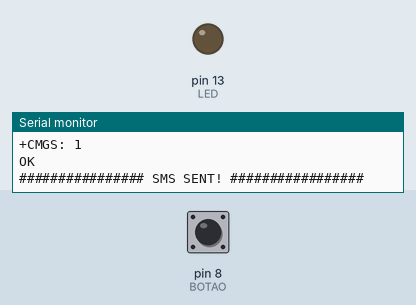
Recording of a sketch running on a simulated Arduino Uno, built with avr-gcc and run on an emulated ATmega328P. Shown: output pins drawn as LEDs (lit = HIGH), the last lines printed to the serial monitor. The test bench sets the inputs (shaded band); at power-on: pin 8 (BOTAO) HIGH. The modem accepts every AT command (registered, SIM ready, sends succeed) and sends nothing else.

Above: at 10.3 s.
10.4 s: pin 8 (BOTAO) pulled LOW for 0.15 s
At 17.86 s:
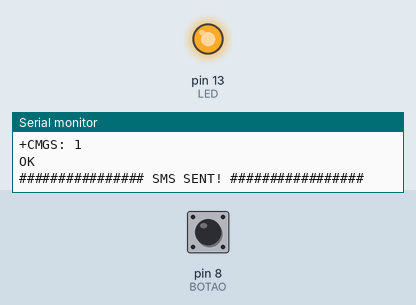
Timing chart, 0 to 18.0 s (numbered marks = the images above; inputs shaded):
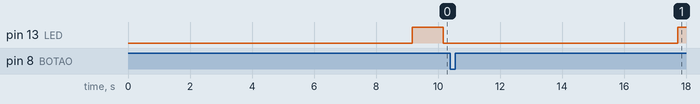

The sketch:

GSM_SMS_SENDER.ino
```cpp
/**
 * AUTHOR: Erivelto Clénio da Costa e Silva (OTLEVIRE)
 * IMPLEMENTED DATE: 11/07/2023
 * Objective: This is a basic program to test every kind of GSM module like SIM800L, SIM900, SIM808, A6 MINI etc.
 * NOTE: For SIM800L, SIM900, and SIM808 default BAUD RATE is 9600. And for AG MINI default BAUD RATE is 115200.
 * MICROCONTROLLER USED: Arduino Uno
*/


////////////////////////////// LIBRARIES ////////////////////////////////
#include <String.h>
#include <SoftwareSerial.h>
/////////////////////////////////////////////////////////////////////////

//////////////////////////////// DEFINITIONS ////////////////////////////
#define BOTAO 8
#define LED 13
#define RX 2
#define TX 3
#define GSM_BAUD_RATE 9600
#define SERIAL_BAUD_RATE 9600
/////////////////////////////////////////////////////////////////////////

////////////////////////////// GLOBAL VARIEBLES ////////////////////////
int num = 0;
long int tempoDelay = 0;
const String PHONE_NUMBER = "+244940811141";
////////////////////////////////////////////////////////////////////////

////////////////////////////// OBEJECTS ////////////////////////////////
SoftwareSerial gsm(RX, TX); // RX, TX
////////////////////////////////////////////////////////////////////////


////////////////////////////////////////////////////////////////////////
void setup() {
  pinMode(LED, OUTPUT);
  pinMode(BOTAO, INPUT_PULLUP);
  digitalWrite(LED, LOW);
  Serial.begin(SERIAL_BAUD_RATE);
  delay(1000);
  gsm.begin(GSM_BAUD_RATE);
  delay(1000);
  sendSMS(PHONE_NUMBER, "## OLA ANGOLA  ##");
}

////////////////////////////////////////////////////////////////////////
void loop() {
  comunication();
  if(millis()-tempoDelay>1000){
    tempoDelay = millis();
    digitalWrite(LED, !digitalRead(LED));
  }

  if (!digitalRead(BOTAO)) {
    while (!digitalRead(BOTAO));
    num++;
    String text = "## BUTTON PRESSED ";
    text += num;
    text += "º TIMES ##";
    sendSMS(PHONE_NUMBER, text);
  }
  delay(10);
}


/////////////////////////////////////////////////////////
void sendSMS(const String number, String sms)
{
  Serial.print("SMS: "); Serial.println(sms);
  gsm.println("AT+CMGF=1");
  delay(1000);  comunication();
  gsm.println("AT+CMGS=\"" + number + "\"\r");
  delay(1000);  comunication();
  gsm.println(sms);
  delay(100);
  gsm.println((char)26);
  delay(1000);  comunication();
  delay(4000);
  Serial.println("\n################ SMS SENT! #################");
}

/////////////////////////////////////////////////////////
void comunication()
{
  if (Serial.available())
    while (Serial.available())
      gsm.write(Serial.read());

  if (gsm.available())
    while (gsm.available())
      Serial.write(gsm.read());
}
```
